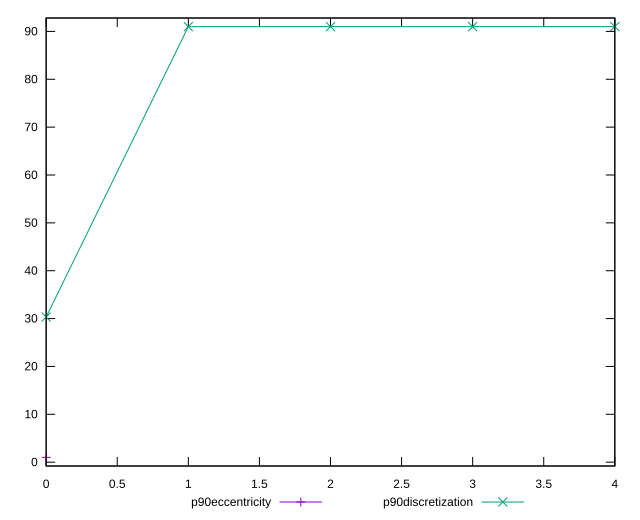

The script that saved this image:
reset

$p90Eccentricity <<EOF
0 0.9999999999999997
EOF

$p90Discretization <<EOF
0 30.333333333333332
1 91
2 91
3 91
4 91
EOF

set key outside below
set xrange [0:4]
set yrange [-0.8000000000000004:92.8]
set trange [-0.8000000000000004:92.8]
set terminal svg size 640, 520 enhanced background rgb 'white'
set output "report_00009_2021-02-08T22-37-41.559Z/uses-optimized-images/progression/eccentricity.svg"

plot $p90Eccentricity title "p90eccentricity" with linespoints, \
     $p90Discretization title "p90discretization" with linespoints

reset
